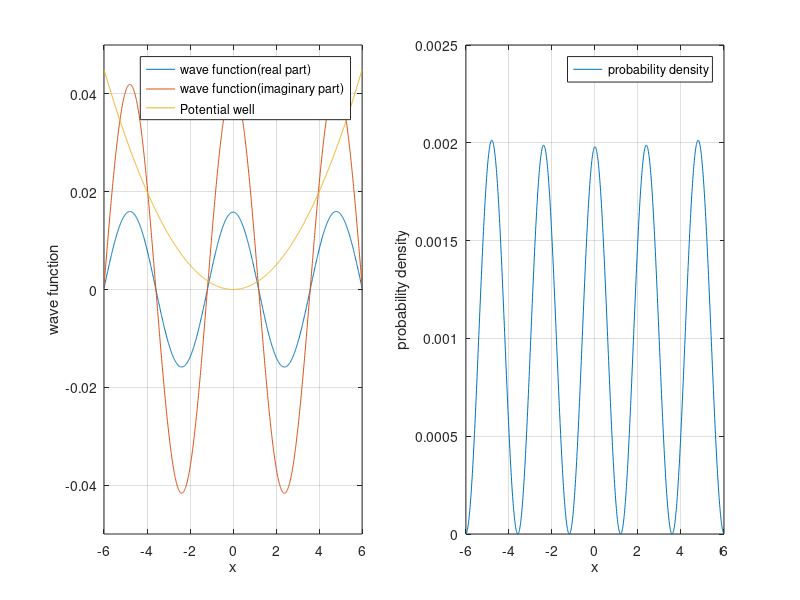

This chart was generated by the following MATLAB code:
%%% Quantum Harmonic Oscillator 
%%% we will be using finite difference method for solving ordinary
%%% differential equations
clc; clear all; close all;


a=-6; b=6; N=1001;
x=linspace(a,b,N);
h=x(2)-x(1);
h_bar=6.626e-34/(2*pi);

%%%defining the kinetic energy for the case
K=eye(N)*(-2);
i=ones(N-1,1);
K=K+diag(i,1)+diag(i,-1);

%%%defining the potential for the harmonic well
V_arr=(x.^2)/800;
V=diag(V_arr);

%%% getting the hamiltonian
H=-K/(2*h^2)+V;

n=input('Enter energy state: ');

%%% we will get the eigan vectros which will be the wave functions
%%% and the eigen value which represents the energy states 

%%% this only gives the Time independant wave equation 
[wave_func e_val]=eig(H);


%%%
for t=0:5e-37:5e-35
    % now we multiply the time part in order to get the complete wave
    % equation
    wave_func=wave_func*exp(-j*e_val(n,n)*t/h_bar);
    subplot(1,2,1);
    plot(x,real(wave_func(:,n)));
    hold on;
    plot(x,imag(wave_func(:,n)));
    plot(x,V_arr);
    hold off
    axis([-inf inf -0.05 0.05]);
    grid on
    xlabel("x") 
    ylabel("wave function")
 
    
    legend("wave function(real part)","wave function(imaginary part)","Potential well")
    subplot(1,2,2);
    plot(x,(abs(wave_func(:,n))).^2);
    hold on
    grid on
    legend('probability density')
    pause(0.001);
    xlabel("x")
    ylabel("probability density")
     hold off
end

%{
subplot(122);
plot(x,wave_func(:,n).^2);
hold on;
plot(x,V_arr);
grid on;
hold off;
%}